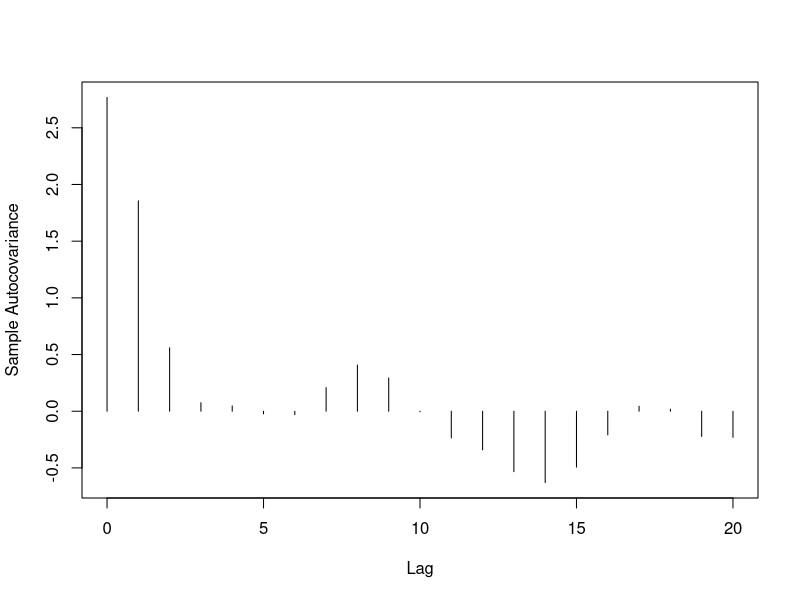

This chart was generated by the following R code:
## ---- chunk 1
knitr::opts_knit$set(root.dir = 'C:/Users/neide/OneDrive/Documents/TimeSeriesR/Data')
## ---- chunk 2
armapq.sim <- function(n,burn,ar.coefs,ma.coefs,innovar)
{
	p <- length(ar.coefs)
	q <- length(ma.coefs)
	z <- rnorm(n+burn+p+q,sd=sqrt(innovar))
	x <- filter(z,c(1,ma.coefs),method="convolution",sides=1)
	x <- x[(q+1):(q+n+burn+p)]
	y <- x[1:p]
	for(t in (p+1):(p+n+burn))
	{
		next.y <- sum(ar.coefs*y[(t-1):(t-p)]) + x[t]
		y <- c(y,next.y)
	}	
	y <- y[(p+burn+1):(p+burn+n)]
	return(y)
}

n <- 200
phi1 <- .5
theta1 <- 5/6
theta2 <- 1/6
x.sim <- armapq.sim(n,500,phi1,c(theta1,theta2),1)
## ---- chunk 3
y.sim <- x.sim - mean(x.sim)
x.acf <- mean(y.sim^2)
for(h in 1:20)
{
	x.acf <- c(x.acf,sum(y.sim[1:(n-h)]*y.sim[(h+1):n])/n)
}
plot(ts(x.acf,start=0,frequency=1),xlab="Lag",ylab="Sample Autocovariance",type="h")
